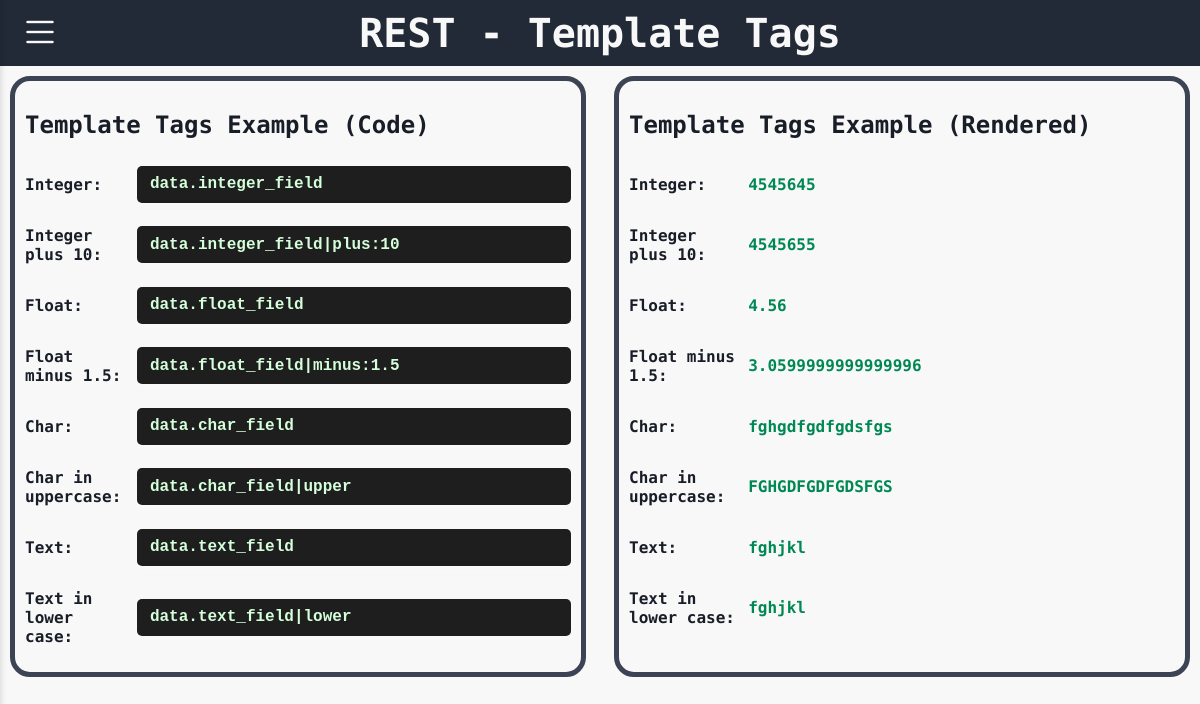
Page /template_tags on the earlier database version.
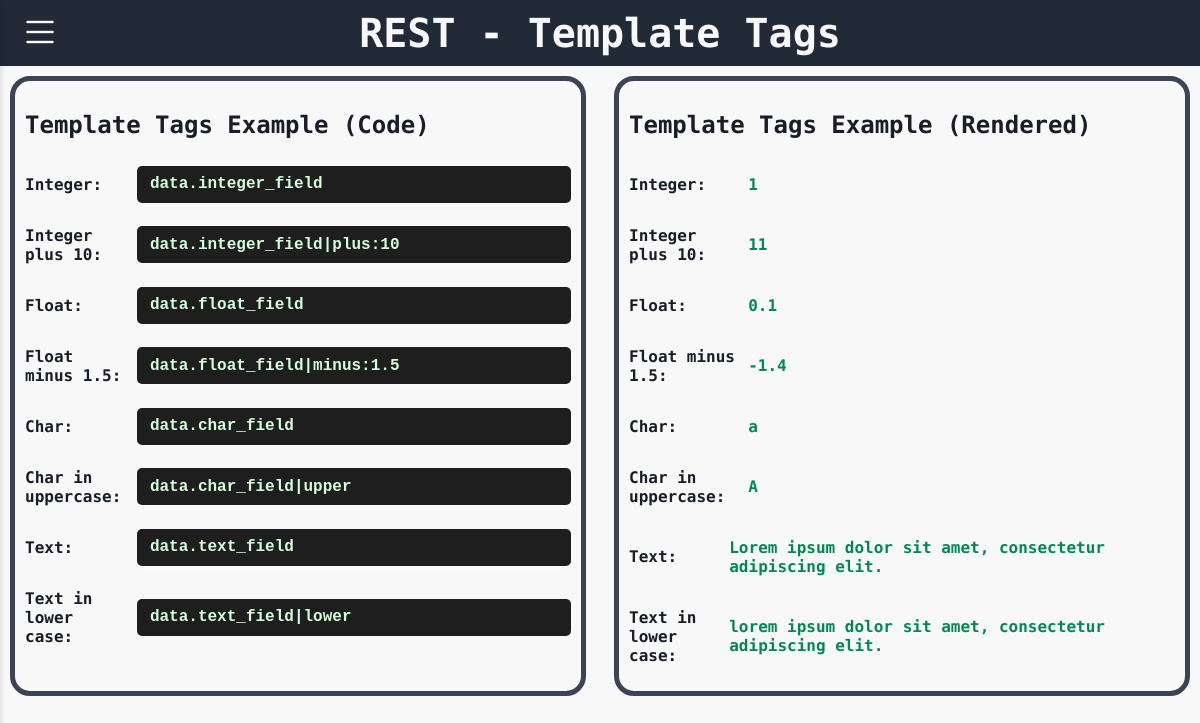
Same page on the later database version.
### rest/models.py (models this page shows, shortened)
class Table1(models.Model):
    foreign_key = models.ForeignKey(Table2, on_delete=models.CASCADE, related_name='table1_foreign', null=True, blank=True)
    one_to_one = models.OneToOneField(Table2, on_delete=models.CASCADE, related_name='table1_one', null=True, blank=True)
    many_to_many = models.ManyToManyField(Table3, related_name='table1_many', blank=True)
    integer_field = models.IntegerField(null=True, blank=True)      # Integer value (optional)
    float_field = models.FloatField(null=True, blank=True)          # Floating point number
    char_field = models.CharField(max_length=15)                    # Short text with max length
    text_field= models.TextField(blank=True)                        # Long text (optional)
    boolean_field = models.BooleanField(default=False)              # True or False
    date_field = models.DateField(null=True, blank=True)           # Date only
    time_field = models.TimeField(null=True, blank=True)           # Time only
    datetime_field = models.DateTimeField(null=True, blank=True)   # Full date and time
    image_field = models.ImageField(upload_to='images/', null=True, blank=True)  # For image files
    file_field = models.FileField(upload_to='files/', null=True, blank=True)     # For general files

### rest/views.py (the view)
# urls.py: path('template_tags', views.template_tags, name='template_tags'),
def template_tags(request):
    data = Table1.objects.first()
    return render(request, 'template_tags.html', {'data': data})

### json_app/context_processors.py (called while the page is built)
def dark_mode_context(request):
    return {'dark_mode': request.session.get('dark_mode', False)}

### rest/templatetags/tags_example.py (called while the page is built)
@register.filter
def plus(value, arg):
    return value + arg

@register.filter
def minus(value, arg):
    return value - arg

@register.filter
def lower(value):
    return value.lower()

@register.filter
def upper(value):
    return value.upper()

### rest/templates/template_tags.html
{% extends "base.html" %}
{% load tags_example %}
{% block body %}
{% include "title.html" with title="- Template Tags" %}
<div class="double-div">
    <div class="container">
        <h2 class="subtitle">Template Tags Example (Code)</h2>
        <div class="double-div-row">
            <p class="text">Integer:</p>
            <code>data.integer_field</code>
        </div>
        <div class="double-div-row">
            <p class="text">Integer plus 10:</p>
            <code>data.integer_field|plus:10</code>
        </div>
        <div class="double-div-row">
            <p class="text">Float:</p>
            <code>data.float_field</code>
        </div>
        <div class="double-div-row">
            <p class="text">Float minus 1.5:</p>
            <code>data.float_field|minus:1.5</code>
        </div>
        <div class="double-div-row">
            <p class="text">Char:</p>
            <code>data.char_field</code>
        </div>
        <div class="double-div-row">
            <p class="text">Char in uppercase:</p>
            <code>data.char_field|upper</code>
        </div>
        <div class="double-div-row">
            <p class="text">Text:</p>
            <code>data.text_field</code>
        </div>
        <div class="double-div-row">
            <p class="text">Text in lower case:</p>
            <code>data.text_field|lower</code>
        </div>
    </div>
    <div class="container">
        <h2 class="subtitle">Template Tags Example (Rendered)</h2>
        <div class="double-div-row">
            <p class="text">Integer:</p>
            <p class="text_keywords">{{ data.integer_field }}</p>
        </div>
        <div class="double-div-row">
            <p class="text">Integer plus 10:</p>
            <p class="text_keywords">{{ data.integer_field|plus:10 }}</p>
        </div>
        <div class="double-div-row">
            <p class="text">Float:</p>
            <p class="text_keywords">{{ data.float_field }}</p>
        </div>
        <div class="double-div-row">
            <p class="text">Float minus 1.5:</p>
            <p class="text_keywords">{{ data.float_field|minus:1.5 }}</p>
        </div>
        <div class="double-div-row">
            <p class="text">Char:</p>
            <p class="text_keywords">{{ data.char_field }}</p>
        </div>
        <div class="double-div-row">
            <p class="text">Char in uppercase:</p>
            <p class="text_keywords">{{ data.char_field|upper }}</p>
        </div>
        <div class="double-div-row">
            <p class="text">Text:</p>
            <p class="text_keywords">{{ data.text_field }}</p>
        </div>
        <div class="double-div-row">
            <p class="text">Text in lower case:</p>
            <p class="text_keywords">{{ data.text_field|lower }}</p>
        </div>
    </div>
</div>
{% endblock %}

Differences in the rows shown:
removed Table1: integer_field "4545645", integer_field|plus "4545655", float_field "4.56", float_field|minus "3.0599999999999996", char_field "fghgdfgdfgdsfgs", char_field "FGHGDFGDFGDSFGS", text_field "fghjkl"
added Table1: integer_field "1", integer_field|plus "11", float_field "0.1", float_field|minus "-1.4", char_field "a", char_field "A", text_field "Lorem ipsum dolor sit amet, consectetur adipiscing elit.", text_field "lorem ipsum dolor sit amet, consectetur adipiscing elit."
